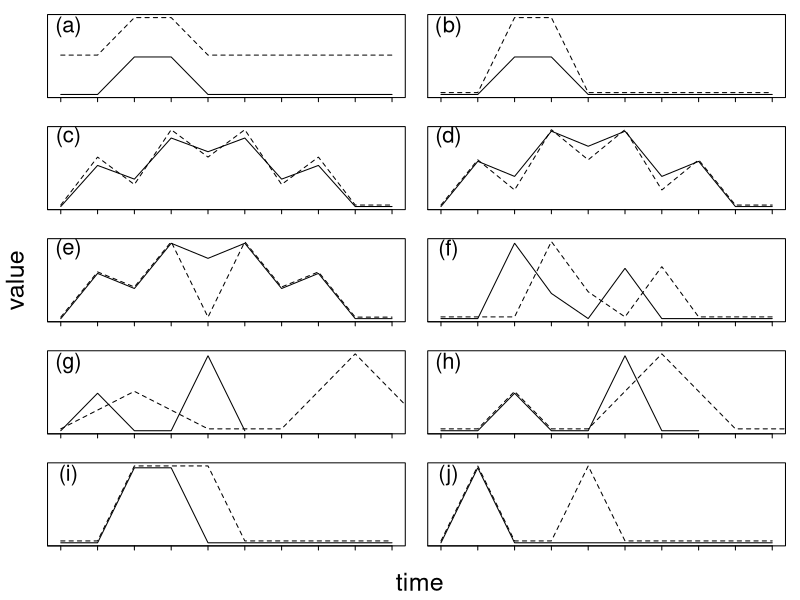

Write R code to recreate this figure.
## create time series ----

# uniqueness
test.trans.a <- c(1, 1, 2, 2, 1, 1, 1, 1, 1, 1)
test.trans.b <- c(1, 1, 2, 2, 1, 1, 1, 1, 1, 1)

# amplitude
test.amp.a <- c(1, 1, 2, 2, 1, 1, 1, 1, 1, 1)
test.amp.b <- c(1, 1, 3, 3, 1, 1, 1, 1, 1, 1)

# white noise
test.wn.a <- c(1, 4, 3, 6, 5, 6, 3, 4, 1, 1)
test.wn.b <- c(1, 4.5, 2.5, 6.5, 4.5, 6.5, 2.5, 4.5, 1, 1)

# biased noise
test.bn.a <- c(1, 4, 3, 6, 5, 6, 3, 4, 1, 1)
test.bn.b <- c(1, 4, 2, 6, 4, 6, 2, 4, 1, 1)

# outlier
test.out.a <- c(1, 4, 3, 6, 5, 6, 3, 4, 1, 1)
test.out.b <- c(1, 4, 3, 6, 1, 6, 3, 4, 1, 1)

# phase shift
test.phase.a <- c(1, 1, 4, 2, 1, 3, 1, 1, 1, 1)
test.phase.b <- c(1, 1, 1, 4, 2, 1, 3, 1, 1, 1)

# time scaling
test.tsc.a <- c(1, 2, 1, 1, 3, 1)
test.tsc.b <- c(1, 1.5, 2, 1.5, 1, 1, 1, 2, 3, 2, 1)

# warping
test.warp.a <- c(1, 1, 2, 1, 1, 3, 1, 1)
test.warp.b <- c(1, 1, 2, 1, 1, 2, 3, 2, 1, 1, 1)

# duration
test.dur.a <- c(1, 1, 3, 3, 1, 1, 1, 1, 1, 1)
test.dur.b <- c(1, 1, 3, 3, 3, 1, 1, 1, 1, 1)

# frequency
test.freq.a <- c(1, 3, 1, 1, 1, 1, 1, 1, 1, 1)
test.freq.b <- c(1, 3, 1, 1, 3, 1, 1, 1, 1, 1)

## plot figure ----

# create directory to save figure if it doesn't exist
if(!dir.exists("figures/")) {dir.create("figures/")}

# create tiff file
tiff(file = "figures/properties.tiff", 
     compression = "lzw", 
     res = 1000,
     width = 7480, 
     height = 9055, 
     units = "px", 
     pointsize = 12, 
     bg = "white")

# set parameters
par(mfrow = c(5, 2), # row and column structure
    mar = c(1, 0.5 , 1, 1) + 0.1, # individual plot margins
    oma = c(3, 3, 0, 0), # margins for whole figure
    ljoin = 2, # bevelled line joins
    tck = -0.05) # length of tick marks

# translation plot
plot(1:10, 
     test.trans.a, 
     type = "l", 
     lty = 1, 
     xlab = "", 
     ylab = "", 
     xaxt = "n", 
     yaxt = "n", 
     ylim = c(1, 3.05))

lines(test.trans.b+1.05, 
      type = "l", 
      lty = 2)

axis(side = 1, 
     labels = FALSE, 
     at = c(0,1,2,3,4,5,6,7,8,9,10))

text(x = 1.2, 
     y = 2.8, 
     labels = ("(a)"), 
     cex = 2)

# amplitude plot
plot(1:10, 
     test.amp.a, 
     type = "l", 
     lty = 1, 
     xlab = "", 
     ylab = "",
     xaxt = "n", 
     yaxt = "n", 
     ylim = c(1, 3.05))

lines(test.amp.b+0.05, 
      type = "l", 
      lty = 2)

axis(side = 1, 
     labels = FALSE, 
     at = c(0,1,2,3,4,5,6,7,8,9,10))

text(x = 1.2, 
     y = 2.8, 
     labels = ("(b)"), 
     cex = 2)

# white noise plot
plot(1:10, 
     test.wn.a/2.167, 
     type = "l", 
     lty = 1, 
     xlab = "", 
     ylab = "", 
     xaxt = "n", 
     yaxt = "n", 
     ylim = c(0.46, 3.05))

lines(test.wn.b/2.167+0.05, 
      type = "l", 
      lty = 2)

axis(side = 1, 
     labels = FALSE, 
     at = c(0,1,2,3,4,5,6,7,8,9,10))

text(x = 1.2, 
     y = 2.8, 
     labels = ("(c)"), 
     cex = 2)

# biased noise plot
plot(1:10, 
     test.bn.a/2, 
     type = "l", 
     lty = 1, 
     xlab = "", 
     ylab = "", 
     xaxt = "n", 
     yaxt = "n", 
     ylim = c(0.5, 3.05))

lines(test.bn.b/2+0.05, 
      type = "l", 
      lty = 2)

axis(side = 1, 
     labels = FALSE, 
     at = c(0,1,2,3,4,5,6,7,8,9,10))

text(x = 1.2, 
     y = 2.8, 
     labels = ("(d)"), 
     cex = 2)

# outlier plot
plot(1:10, 
     test.out.a/2,
     type = "l", 
     lty = 1, 
     xlab = "", 
     ylab = "", 
     xaxt = "n", 
     yaxt = "n", 
     ylim = c(0.5, 3.05))

lines(test.out.b/2+0.05, 
      type = "l", 
      lty = 2)

axis(side = 1, 
     labels = FALSE, 
     at = c(0,1,2,3,4,5,6,7,8,9,10))

text(x = 1.2, 
     y = 2.8, 
     labels = ("(e)"), 
     cex = 2)

# phase shift plot
plot(1:10, 
     test.phase.a/1.33, 
     type = "l", 
     lty = 1, 
     xlab = "", 
     ylab = "", 
     xaxt = "n", 
     yaxt = "n", 
     ylim = c(0.75, 3.05))

lines(test.phase.b/1.33+0.05, 
      type = "l", 
      lty = 2)

axis(side = 1, 
     labels = FALSE, 
     at = c(0,1,2,3,4,5,6,7,8,9,10))

text(x = 1.2, 
     y = 2.8, 
     labels = ("(f)"), 
     cex = 2)

# time scaling plot
plot(1:11, 
     test.tsc.b+0.05, 
     type = "l", 
     lty = 2, 
     xlab = "", 
     ylab = "", 
     xaxt = "n", 
     yaxt = "n", 
     ylim = c(1, 3.05), 
     xlim = c(1, 10))

lines(test.tsc.a, 
      type = "l", 
      lty = 1)

axis(side = 1, 
     labels = FALSE, 
     at = c(0,1,2,3,4,5,6,7,8,9,10))

text(x = 1.2, 
     y = 2.8, 
     labels = ("(g)"), 
     cex = 2)

# warping plot
plot(1:11, 
     test.warp.b+0.05, 
     type = "l", 
     lty = 2, 
     xlab = "", 
     ylab = "", 
     xaxt = "n", 
     yaxt = "n", 
     ylim = c(1, 3.05), 
     xlim = c(1, 10))

lines(test.warp.a, 
      type = "l", 
      lty = 1)

axis(side = 1, 
     labels = FALSE, 
     at = c(0,1,2,3,4,5,6,7,8,9,10))

text(x = 1.2, 
     y = 2.8, 
     labels = ("(h)"), 
     cex = 2)

# duration plot
plot(1:10, 
     test.dur.a, 
     type = "l", 
     lty = 1, 
     xlab = "", 
     ylab = "", 
     xaxt = "n", 
     yaxt = "n", 
     ylim = c(1, 3.05))

lines(test.dur.b+0.05, 
      type = "l", 
      lty = 2)

axis(side = 1, 
     labels = FALSE, 
     at = c(0,1,2,3,4,5,6,7,8,9,10))

text(x = 1.2, 
     y = 2.8, 
     labels = ("(i)"), 
     cex = 2)

# frequency plot
plot(1:10, 
     test.freq.a, 
     type = "l", 
     lty = 1, 
     xlab = "", 
     ylab = "", 
     xaxt = "n", 
     yaxt = "n", 
     ylim = c(1, 3.05))

lines(test.freq.b+0.05, 
      type = "l", 
      lty = 2)

axis(side = 1, 
     labels = FALSE, 
     at = c(0,1,2,3,4,5,6,7,8,9,10))

text(x = 1.2, 
     y = 2.8, 
     labels = ("(j)"), 
     cex = 2)

# add axis labels
mtext(text = "value", 
      side = 2, 
      outer = TRUE, 
      cex = 1.5, 
      line = 1)

mtext(text = "time", 
      side = 1, 
      outer = TRUE, 
      cex = 1.5, 
      line = 1.5)

# close tiff file
dev.off()

